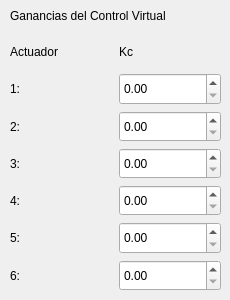
          <widget class="QWidget" name="Input_GainsVirtual">
           <widget class="QWidget" name="gridLayoutWidget_18">
            <property name="geometry">
             <rect>
              <x>10</x>
              <y>0</y>
              <width>211</width>
              <height>291</height>
             </rect>
            </property>
            <layout class="QGridLayout" name="gridLayout">
             <item row="4" column="1">
              <widget class="QDoubleSpinBox" name="kc3SB">
               <property name="minimumSize">
                <size>
                 <width>0</width>
                 <height>31</height>
                </size>
               </property>
               <property name="maximumSize">
                <size>
                 <width>16777215</width>
                 <height>32</height>
                </size>
               </property>
              </widget>
             </item>
             <item row="7" column="0">
              <widget class="QLabel" name="label_37">
               <property name="minimumSize">
                <size>
                 <width>0</width>
                 <height>31</height>
                </size>
               </property>
               <property name="maximumSize">
                <size>
                 <width>16777215</width>
                 <height>32</height>
                </size>
               </property>
               <property name="text">
                <string>6:</string>
               </property>
              </widget>
             </item>
             <item row="6" column="0">
              <widget class="QLabel" name="label_38">
               <property name="minimumSize">
                <size>
                 <width>0</width>
                 <height>31</height>
                </size>
               </property>
               <property name="maximumSize">
                <size>
                 <width>16777215</width>
                 <height>32</height>
                </size>
               </property>
               <property name="text">
                <string>5:</string>
               </property>
              </widget>
             </item>
             <item row="6" column="1">
              <widget class="QDoubleSpinBox" name="kc5SB">
               <property name="minimumSize">
                <size>
                 <width>0</width>
                 <height>31</height>
                </size>
               </property>
               <property name="maximumSize">
                <size>
                 <width>16777215</width>
                 <height>32</height>
                </size>
               </property>
              </widget>
             </item>
             <item row="2" column="1">
              <widget class="QDoubleSpinBox" name="kc1SB">
               <property name="minimumSize">
                <size>
                 <width>0</width>
                 <height>31</height>
                </size>
               </property>
               <property name="maximumSize">
                <size>
                 <width>16777215</width>
                 <height>32</height>
                </size>
               </property>
              </widget>
             </item>
             <item row="5" column="1">
              <widget class="QDoubleSpinBox" name="kc4SB">
               <property name="minimumSize">
                <size>
                 <width>0</width>
                 <height>31</height>
                </size>
               </property>
               <property name="maximumSize">
                <size>
                 <width>16777215</width>
                 <height>32</height>
                </size>
               </property>
              </widget>
             </item>
             <item row="3" column="0">
              <widget class="QLabel" name="label_39">
               <property name="minimumSize">
                <size>
                 <width>0</width>
                 <height>31</height>
                </size>
               </property>
               <property name="maximumSize">
                <size>
                 <width>16777215</width>
                 <height>32</height>
                </size>
               </property>
               <property name="text">
                <string>2:</string>
               </property>
              </widget>
             </item>
             <item row="4" column="0">
              <widget class="QLabel" name="label_40">
               <property name="minimumSize">
                <size>
                 <width>0</width>
                 <height>31</height>
                </size>
               </property>
               <property name="maximumSize">
                <size>
                 <width>16777215</width>
                 <height>32</height>
                </size>
               </property>
               <property name="text">
                <string>3:</string>
               </property>
              </widget>
             </item>
             <item row="5" column="0">
              <widget class="QLabel" name="label_41">
               <property name="minimumSize">
                <size>
                 <width>0</width>
                 <height>31</height>
                </size>
               </property>
               <property name="maximumSize">
                <size>
                 <width>16777215</width>
                 <height>32</height>
                </size>
               </property>
               <property name="text">
                <string>4:</string>
               </property>
              </widget>
             </item>
             <item row="3" column="1">
              <widget class="QDoubleSpinBox" name="kc2SB">
               <property name="minimumSize">
                <size>
                 <width>0</width>
                 <height>31</height>
                </size>
               </property>
               <property name="maximumSize">
                <size>
                 <width>16777215</width>
                 <height>32</height>
                </size>
               </property>
              </widget>
             </item>
             <item row="2" column="0">
              <widget class="QLabel" name="label_16">
               <property name="minimumSize">
                <size>
                 <width>0</width>
                 <height>31</height>
                </size>
               </property>
               <property name="maximumSize">
                <size>
                 <width>16777215</width>
                 <height>32</height>
                </size>
               </property>
               <property name="text">
                <string>1:</string>
               </property>
              </widget>
             </item>
             <item row="7" column="1">
              <widget class="QDoubleSpinBox" name="kc6SB">
               <property name="minimumSize">
                <size>
                 <width>0</width>
                 <height>31</height>
                </size>
               </property>
               <property name="maximumSize">
                <size>
                 <width>16777215</width>
                 <height>32</height>
                </size>
               </property>
              </widget>
             </item>
             <item row="1" column="1">
              <widget class="QLabel" name="label_42">
               <property name="minimumSize">
                <size>
                 <width>0</width>
                 <height>31</height>
                </size>
               </property>
               <property name="maximumSize">
                <size>
                 <width>16777215</width>
                 <height>32</height>
                </size>
               </property>
               <property name="text">
                <string>Kc</string>
               </property>
              </widget>
             </item>
             <item row="1" column="0">
              <widget class="QLabel" name="label_109">
               <property name="minimumSize">
                <size>
                 <width>0</width>
                 <height>31</height>
                </size>
               </property>
               <property name="maximumSize">
                <size>
                 <width>16777215</width>
                 <height>32</height>
                </size>
               </property>
               <property name="text">
                <string>Actuador</string>
               </property>
              </widget>
             </item>
             <item row="0" column="0" colspan="2">
              <widget class="QLabel" name="label_20">
               <property name="minimumSize">
                <size>
                 <width>0</width>
                 <height>30</height>
                </size>
               </property>
               <property name="maximumSize">
                <size>
                 <width>16777215</width>
                 <height>28</height>
                </size>
               </property>
               <property name="text">
                <string>Ganancias del Control Virtual</string>
               </property>
              </widget>
             </item>
            </layout>
           </widget>
          </widget>
